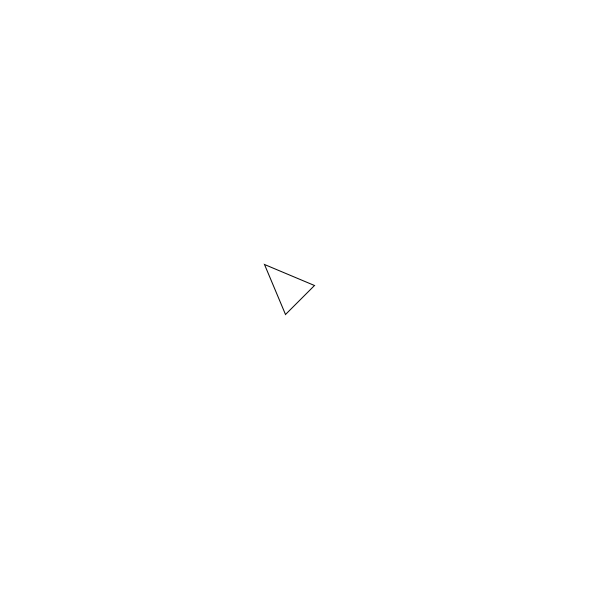
Frame 1 (no input)
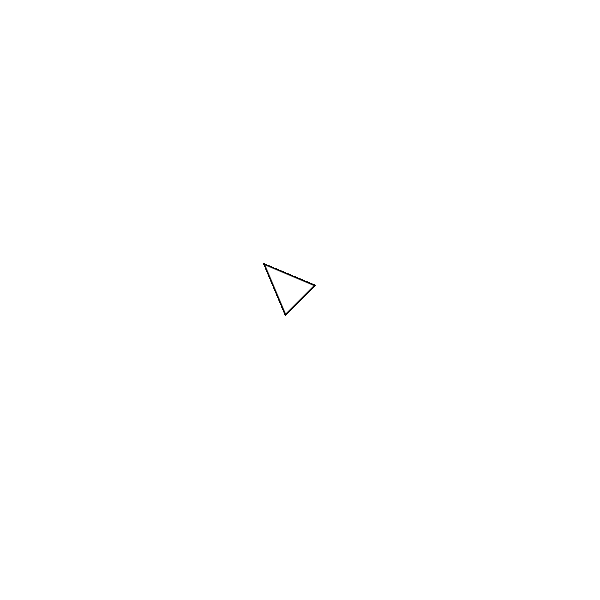
Frame 60 (the mouse pressed at the canvas centre just before this capture)
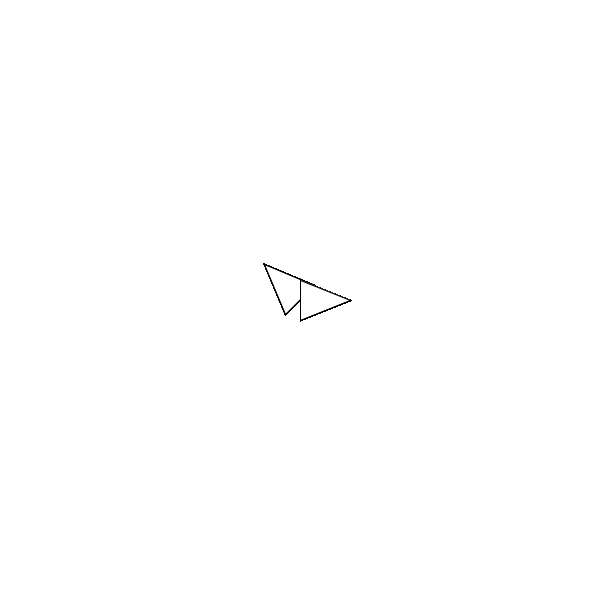
Frame 120 (the mouse held since frame 60 and released just before this capture)

The Processing sketch that drew these frames (run headless with seeded random() and noise(); from frame 60 on, the mouse is pressed at the canvas centre):

// Processing sketch: Week_10_Arrow_following_Mouse
// ── Week_10_Arrow_following_Mouse.pde
void setup(){
  size(600,600);
  
  background(255);
}

void draw(){
  translate(width/2,height/2);
  rotate(atan2(mouseY- height/2,mouseX- width/2));
 triangle(0,20,50,0,0,-20);
 
 //println(atan2(height/2 -mouseY,width/2-mouseX));
  
}
